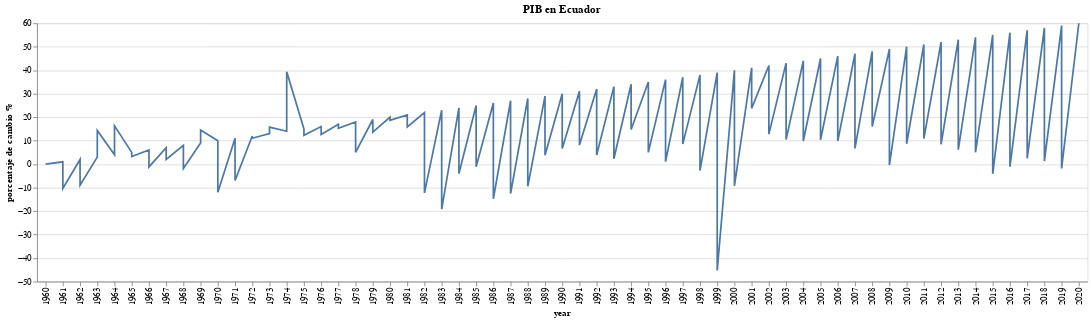

The notebook cell saved with this chart:
### Code cell
alt.Chart(dataset_read.drop('pib_value',axis=1).melt('year')).mark_line().encode(
x='year',
y=alt.Y('value',title='porcentaje de cambio %')
).properties(title='PIB en Ecuador')

### Figure 1 — Vega-Lite specification as saved in the notebook (floating-point values rounded to 4 significant figures; data arrays with more than 128 entries replaced by an {"elided": "..."} marker saying what was removed)
{"config": {"view": {"continuousWidth": 400, "continuousHeight": 300}}, "data": {"name": "data-7609faa40813452a855b999a2d8f587b"}, "mark": "line", "encoding": {"x": {"type": "nominal", "field": "year"}, "y": {"type": "quantitative", "field": "value", "title": "porcentaje de cambio %"}}, "title": "PIB en Ecuador", "$schema": "https://vega.github.io/schema/vega-lite/v4.8.1.json", "datasets": {"data-7609faa40813452a855b999a2d8f587b": {"elided": "183 records"}}}
